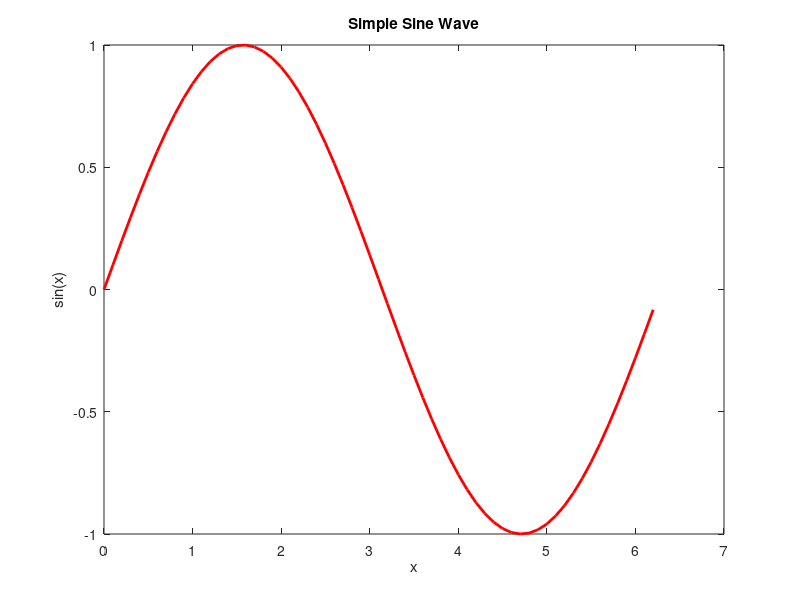

MATLAB code for this plot:
% test_script.m
% A simple MATLAB script to test execution

disp('Hello from MATLAB!');

% Calculate something simple
A = magic(3);   % 3x3 magic square
sumA = sum(A(:));

disp('The magic(3) matrix is:');
disp(A);

disp(['The sum of all elements is: ', num2str(sumA)]);

% Plot something
x = 0:0.1:2*pi;
y = sin(x);
figure;
plot(x, y, 'r-', 'LineWidth', 2);
title('Simple Sine Wave');
xlabel('x');
ylabel('sin(x)');
